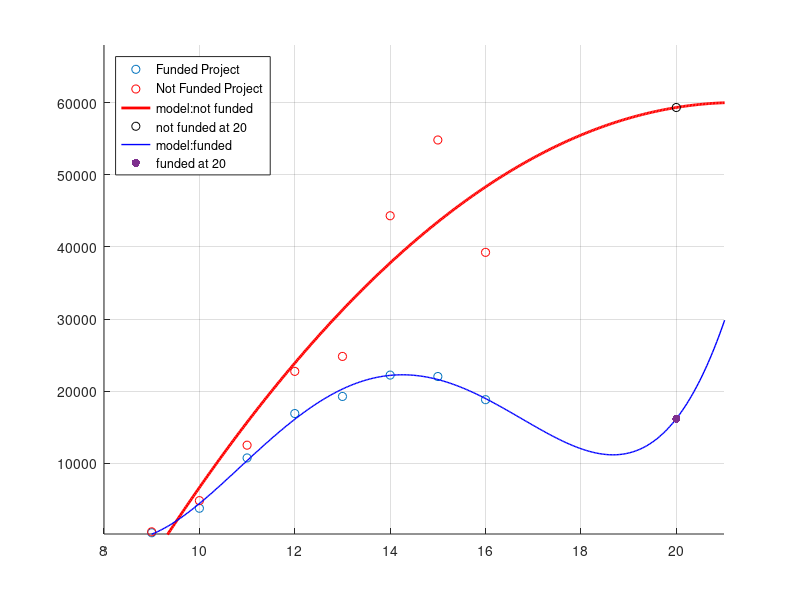

This chart was generated by the following MATLAB code:
% Script_Name : kickstarter.m
% author :
    % Han Seokhee(2013130874)
    % Chung Hyelee(2017130776)
    % Hwang Jongho(2018320177)
% < Explantion for the script >
    % This script fits kickstarter funded and non-funded data with 1~7
    % degrees of polynomial function to make a polynomial prediction model.

% Basic Clearing
close all; clear all; clc;

% save kickstarter data(09'-16')
funded = [373, 3772, 10746, 16903, 19271, 22233, 22036, 18823];
not_funded = [501, 4825, 12516, 22749, 24823, 44325, 54831, 39251];

% x axis data : year
x = [9,10,11,12,13,14,15,16];

% For ease, make above three array into column-array-concat matrix
y = [x' funded' not_funded'];

% Scatterplot the original data(funded, not funded)
scatter(y(:,1),y(:,2),'displayname','Funded Project'); grid on; xlim([8, 21]); ylim([200 68000]); hold on
scatter(y(:,1),y(:,3),'r','displayname','Not Funded Project');  grid on; xlim([8, 21]); ylim([200 68000]); hold on

xplot = [9:0.03:25];

% Fitting both funded & not_funded with 1-7 polynomial
for n = [2,4]
    
    % Create Vandermonde matrix
    A=y(:,1).^[0:n]; 
    
    % define y_i of Both Funded & not_funded data
    f_b = y(:,2);
    nf_b = y(:,3); 
    
    % solve coefficient using backslash : both coefficient for funded and not_funded
    coeff_funded = A\f_b;
    coeff_not_funded = A\nf_b;
    
    % y plot for error minimized polynomial approximation function.
    funded_y_plot = (xplot').^[0:n]*coeff_funded;
    not_funded_y_plot = (xplot').^[0:n]*coeff_not_funded;

    % error calculation
    %err_funded(n) = norm(A*coeff_funded - f_b);
    %err_not_funded(n) = norm(A*coeff_not_funded - nf_b);
   
    
    % Result plot
    
    if n == 4
    % yield estimate of funded at x = 20
    funded_pred = [1,20,20^2,20^3,20^4]*coeff_funded;
    % plot the model for funded / prediction at 20'
    plot(xplot, funded_y_plot,'b', 'linewidth',1, 'displayname', 'model:funded'); hold on; %sprintf('Degree %d: Error =%f', n, err_funded(n)) );
    scatter([20],funded_pred,'filled','k','displayname', 'funded at 20'); hold on;
    end
    
    if n == 2
    % yield estimate of not_funded at x = 20
    not_funded_pred = [1,20,20^2]*coeff_not_funded;
    
    % plot the model for not_funded / prediction at 20'
    plot(xplot, not_funded_y_plot,'r','linewidth',2, 'displayname', 'model:not funded'); %sprintf('Degree %d: Error =%f',n, err_not_funded(n)));
    scatter([20],not_funded_pred, 'k', 'displayname', 'not funded at 20'); hold on;
    hold on

    end
end

% set legend
legend('location', 'northwest')


% Which of the models do you think fits the data best for each of the two datasets 
% (remember the compromise between fit quality and generalizability!!!) 
% Do the degrees differ for the two datasets? Why would they? Why would they not?

%For 'funded', degree = 4 seems to be the most appropriate model.
% In assumption, 
% * I need to find the model with lower error for 'fit quality'
% * And at the same time, with balance, try to find the model with lower degree for
%'generalizability' as it is basically for prediction.
%   The fit quality  does not improve that rapidly after it has 
% sudden drop between degree=2 and degree=3, so the fit quality for degree=4 is relatively
% decent. 
% At the same time, 
% unlike degree 4,5,6 which have stronger wiggle and predicts near 0 or minus value 
% for 2020 or near future, 
% the degree=4 model not only has lower degree but also has even weaker wiggle
% in the interval of near future than degree 3 which predicts abnormally
% large number for near future.
%   For 'not funded', degree = 2 model seems to be the least worst option
% from those 7 polynomial degrees.
% The function with degrees higher than 2 displays unreasonable drop in the
% adjacent years ahead, such as degree = 3 model reaching value 0 near year 18'.
% In the process of balancing generalizability and fit quality,
% degree = 2 was chosen as it is relatively reasonable in explaining
% unfunded project numbers in general, has low degree and weak wiggle,
% and has lower error than degree = 1.


% Plot the measured data points, along with your best-fit model into the same plot. 
% Using your model as a predictor model, how many projects will be funded and non-funded in 2020? 
% Plot these points as well into the same plot.
% Make sure to insert all observations and interpretations as comments into your script!

% funded in 2020 :  1.6181e+04
% non-funded in 2020 : 5.9335e+04